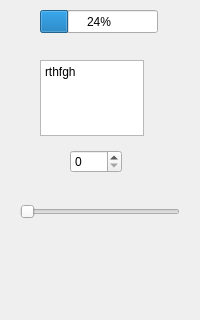
<?xml version="1.0" encoding="UTF-8"?>
<ui version="4.0">
 <class>MainWindow</class>
 <widget class="QMainWindow" name="MainWindow">
  <property name="geometry">
   <rect>
    <x>0</x>
    <y>0</y>
    <width>200</width>
    <height>320</height>
   </rect>
  </property>
  <property name="windowTitle">
   <string>MainWindow</string>
  </property>
  <widget class="QWidget" name="centralWidget">
   <widget class="QSlider" name="horizontalSlider">
    <property name="geometry">
     <rect>
      <x>20</x>
      <y>200</y>
      <width>160</width>
      <height>23</height>
     </rect>
    </property>
    <property name="orientation">
     <enum>Qt::Horizontal</enum>
    </property>
   </widget>
   <widget class="QSpinBox" name="spinBox">
    <property name="geometry">
     <rect>
      <x>70</x>
      <y>150</y>
      <width>52</width>
      <height>23</height>
     </rect>
    </property>
    <property name="styleSheet">
     <string notr="true"/>
    </property>
   </widget>
   <widget class="QTextEdit" name="textEdit">
    <property name="geometry">
     <rect>
      <x>40</x>
      <y>60</y>
      <width>104</width>
      <height>76</height>
     </rect>
    </property>
    <property name="html">
     <string>&lt;!DOCTYPE HTML PUBLIC &quot;-//W3C//DTD HTML 4.0//EN&quot; &quot;http://www.w3.org/TR/REC-html40/strict.dtd&quot;&gt;
&lt;html&gt;&lt;head&gt;&lt;meta name=&quot;qrichtext&quot; content=&quot;1&quot; /&gt;&lt;style type=&quot;text/css&quot;&gt;
p, li { white-space: pre-wrap; }
&lt;/style&gt;&lt;/head&gt;&lt;body style=&quot; font-family:'Ubuntu'; font-size:11pt; font-weight:400; font-style:normal;&quot;&gt;
&lt;p style=&quot; margin-top:12px; margin-bottom:12px; margin-left:0px; margin-right:0px; -qt-block-indent:0; text-indent:0px;&quot;&gt;&lt;span style=&quot; font-size:9pt;&quot;&gt;rthfgh&lt;/span&gt;&lt;/p&gt;&lt;/body&gt;&lt;/html&gt;</string>
    </property>
   </widget>
   <widget class="QProgressBar" name="progressBar">
    <property name="geometry">
     <rect>
      <x>40</x>
      <y>10</y>
      <width>118</width>
      <height>23</height>
     </rect>
    </property>
    <property name="styleSheet">
     <string notr="true"/>
    </property>
    <property name="value">
     <number>24</number>
    </property>
   </widget>
  </widget>
  <widget class="QMenuBar" name="menuBar">
   <property name="geometry">
    <rect>
     <x>0</x>
     <y>0</y>
     <width>200</width>
     <height>22</height>
    </rect>
   </property>
  </widget>
 </widget>
 <layoutdefault spacing="6" margin="11"/>
 <resources/>
 <connections>
  <connection>
   <sender>horizontalSlider</sender>
   <signal>valueChanged(int)</signal>
   <receiver>spinBox</receiver>
   <slot>setValue(int)</slot>
   <hints>
    <hint type="sourcelabel">
     <x>99</x>
     <y>232</y>
    </hint>
    <hint type="destinationlabel">
     <x>85</x>
     <y>132</y>
    </hint>
   </hints>
  </connection>
  <connection>
   <sender>horizontalSlider</sender>
   <signal>valueChanged(int)</signal>
   <receiver>progressBar</receiver>
   <slot>setValue(int)</slot>
   <hints>
    <hint type="sourcelabel">
     <x>99</x>
     <y>232</y>
    </hint>
    <hint type="destinationlabel">
     <x>98</x>
     <y>42</y>
    </hint>
   </hints>
  </connection>
 </connections>
</ui>
